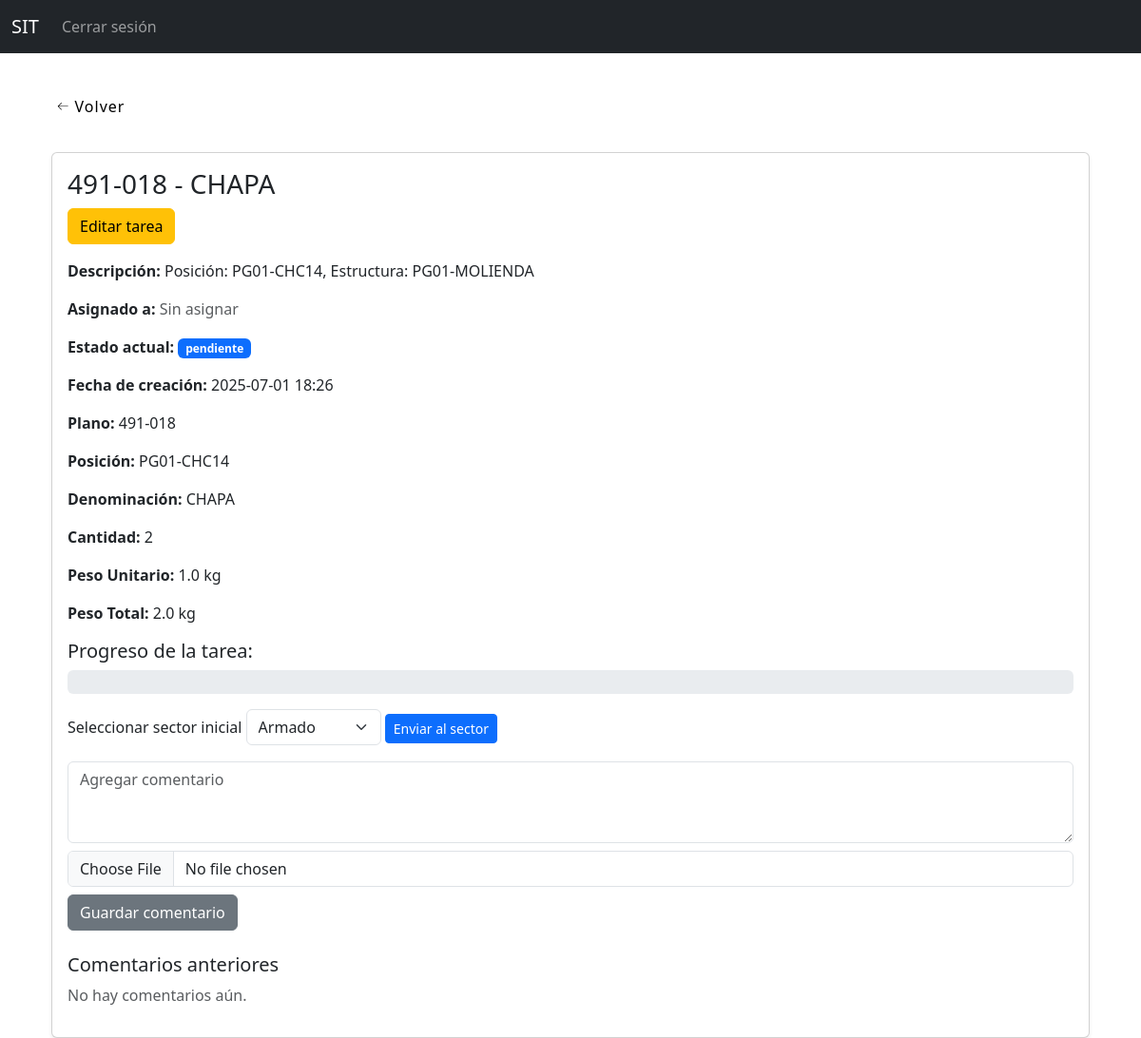
/tareas/10664/ (signed in), run on an earlier commit of the app's database.
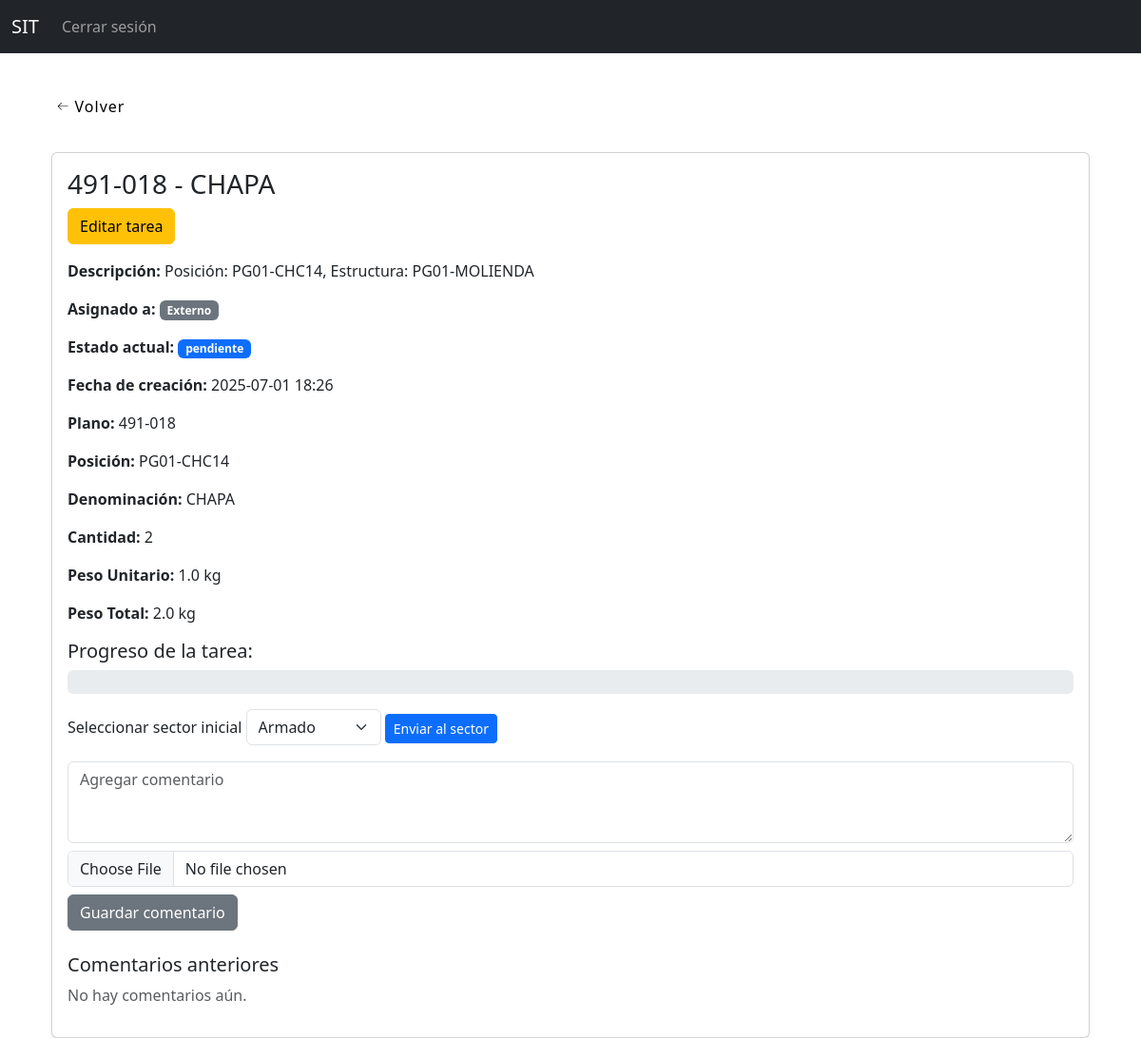
And on a later commit of the database.
### tareas_app/views.py (the view, shortened to what this page needs)
# urls.py: path('<int:tarea_id>/', views.detalle_tarea, name='detalle_tarea'),
@login_required
def detalle_tarea(request, tarea_id):
    tarea = get_object_or_404(Tarea, id=tarea_id)
    empleado = Empleado.objects.get(usuario=request.user)
    porcentaje, sector_legible = calcular_progreso_por_sector(tarea.sector, tarea.estado)
    es_calidad = empleado.perfil == 'calidad'
    es_jefe_produccion = empleado.perfil == 'produccion'
    puede_ver = empleado.perfil in ['administrador', 'produccion', 'ppc', 'ingenieria', 'calidad', 'despacho']
    puede_comentar = empleado.perfil in ['ingenieria', 'produccion', 'calidad', 'administrador']
    if not puede_ver:
        return HttpResponseForbidden("No tenés permiso para ver esta tarea.")
    mostrar_reasignacion_rechazada = (puede_asignar and tarea.estado == 'rechazado')
    context = {
        'tarea': tarea,
        'es_calidad': es_calidad,
        'es_jefe_produccion': es_jefe_produccion,
        'comentarios': tarea.comentarios.select_related('autor').order_by('fecha_creacion'),
        'comentario_form': ComentarioForm(),
        'puede_comentar': puede_comentar,
        'perfil_usuario': empleado.perfil,
        'porcentaje': porcentaje,
        'sector_legible': sector_legible,
        'mostrar_reasignacion_rechazada': mostrar_reasignacion_rechazada,
    }
    if puede_asignar(empleado):
        context.update({
            'operarios': Empleado.objects.filter(perfil__in=['armador', 'soldador']),
            'agentes_externos': AgenteExterno.objects.filter,
            'puede_asignar': True,
        })
    return render(request, 'tareas/detalle_tarea.html', context)

### tareas_app/forms.py
class ComentarioForm(forms.ModelForm):
    class Meta:
        model = Comentario
        fields = ['texto', 'imagen']

### tareas_app/views.py (called while the page is built)
def puede_asignar(empleado):
    return empleado.perfil in ['administrador', 'produccion', 'ingenieria']

def calcular_progreso_por_sector(sector_actual, estado_actual=None):
    if estado_actual == 'finalizada':
        return 100, 'Finalizada'
    try:
        indice = SECTORES_PROGRESO.index(sector_actual)
        porcentaje = int((indice + 1) / len(SECTORES_PROGRESO) * 100)
        sector_legible = sector_actual.replace("_", " ").capitalize()
        return porcentaje, sector_legible
    except ValueError:
        return 0, "Sin sector"

### templates/tareas/detalle_tarea.html (shortened to what this page needs)
{% extends "base.html" %}
{% block content %}
<button class="back-button" onclick="history.back()">
  <span>Volver</span>
</button>
<div class="container mt-4">
    <div class="card shadow-sm">
        <div class="card-body">
            <h3 class="card-title">{{ tarea.titulo }}</h3>
            {% if perfil_usuario in 'ingenieria administrador' %}
  <a href="{% url 'editar_tarea' tarea.id %}" class="btn btn-warning mb-3">Editar tarea</a>
{% endif %}
            <p class="card-text"><strong>Descripción:</strong> {{ tarea.descripcion }}</p>
            <p class="card-text"><strong>Asignado a:</strong>
                {% if tarea.asignado_a %}
                    {{ tarea.asignado_a.nombre_completo }}
                {% elif tarea.agente_externo %}
                    {{ tarea.agente_externo.nombre }} <span class="badge bg-secondary">Externo</span>
                {% else %}
                    <span class="text-muted">Sin asignar</span>
                {% endif %}
            </p>
            <p class="card-text"><strong>Estado actual:</strong>
                <span class="badge bg-primary">{{ tarea.estado }}</span>
            </p>
            <p class="card-text"><strong>Fecha de creación:</strong> {{ tarea.fecha_creacion|date:"Y-m-d H:i" }}</p>
            <p class="card-text"><strong>Plano:</strong> {{ tarea.plano_codigo }}</p>
            <p class="card-text"><strong>Posición:</strong> {{ tarea.posicion }}</p>
            <p class="card-text"><strong>Denominación:</strong> {{ tarea.denominacion }}</p>
            <p class="card-text"><strong>Cantidad:</strong> {{ tarea.cantidad }}</p>
            <p class="card-text"><strong>Peso Unitario:</strong> {{ tarea.peso_unitario }} kg</p>
            <p class="card-text"><strong>Peso Total:</strong> {{ tarea.peso_total }} kg</p>
<h5>Progreso de la tarea:</h5>
<div class="progress mb-3" style="height: 25px;">
</div>
{% if puede_asignar and tarea.sector == 'pendiente' %}
<form method="post" class="mb-3">
    <label for="nuevo_sector" class="form-label">Seleccionar sector inicial</label>
    <select name="nuevo_sector" class="form-select w-auto d-inline" required>
        <option value="armado">Armado</option>
    </select>
    <button type="submit" class="btn btn-sm btn-primary">Enviar al sector</button>
</form>
{% endif %}
            {% if puede_comentar %}
            <form method="post" enctype="multipart/form-data" class="mt-3">
                <textarea name="texto" class="form-control mb-2" rows="3" placeholder="Agregar comentario"></textarea>
                <input type="file" name="imagen" class="form-control mb-2">
                <button type="submit" class="btn btn-secondary">Guardar comentario</button>
            </form>
            <h5 class="mt-4">Comentarios anteriores</h5>
{% for comentario in comentarios %}
  <div class="border rounded p-2 mb-2">
    <div class="d-flex justify-content-between">
      <strong>{{ comentario.autor.nombre }}</strong>
      <small class="text-muted">{{ comentario.fecha_creacion|date:"d/m/Y H:i" }}</small>
    </div>
    <p class="mb-1">{{ comentario.texto }}</p>
    {% if comentario.imagen %}
      <img src="{{ comentario.imagen.url }}" alt="Imagen comentario" class="img-thumbnail mt-2" style="max-height: 200px; cursor: pointer;" onclick="showImage(this.src)">
    {% endif %}
  </div>
{% empty %}
  <p class="text-muted">No hay comentarios aún.</p>
{% endfor %}
            {% endif %}
        </div>
    </div>
</div>
{% endblock %}

What changed in the data, as far as the page shows it:
changed Tarea "491-018 - CHAPA": agente_externo_id empty → 5 (drawn)
Also different on the page:
text no longer shown: "Sin asignar"
text now shown: "Externo"
